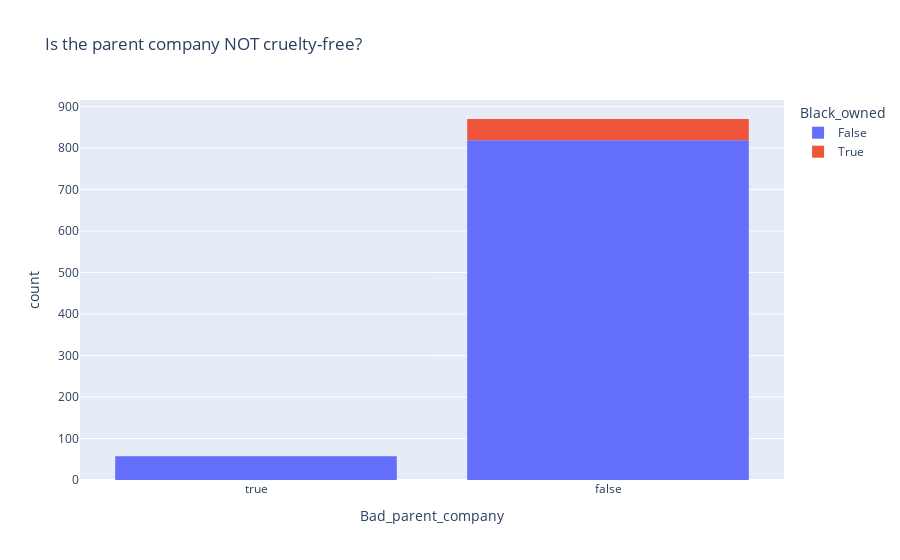

The notebook cell saved with this chart:
### Code cell
# now try with plotly
import plotly.express as px

fig = px.histogram(brand_df, x='Bad_parent_company', color="Black_owned", category_orders = {'Bad_parent_company':[True, False]}, title='Is the parent company NOT cruelty-free?')
fig.show();

### Figure 1 — Plotly figure (JSON) as saved in the notebook; plotly's stock layout.template omitted (floating-point values rounded to 4 significant figures; data arrays with more than 128 entries replaced by an {"elided": "..."} marker saying what was removed)
{"data": [{"alignmentgroup": "True", "bingroup": "x", "hovertemplate": "Black_owned=False<br>Bad_parent_company=%{x}<br>count=%{y}<extra></extra>", "legendgroup": "False", "marker": {"color": "#636efa", "pattern": {"shape": ""}}, "name": "False", "offsetgroup": "False", "orientation": "v", "showlegend": true, "type": "histogram", "x": {"elided": "876 bool values"}, "xaxis": "x", "yaxis": "y"}, {"alignmentgroup": "True", "bingroup": "x", "hovertemplate": "Black_owned=True<br>Bad_parent_company=%{x}<br>count=%{y}<extra></extra>", "legendgroup": "True", "marker": {"color": "#EF553B", "pattern": {"shape": ""}}, "name": "True", "offsetgroup": "True", "orientation": "v", "showlegend": true, "type": "histogram", "x": [false, false, false, false, false, false, false, false, false, false, false, false, false, false, false, false, false, false, false, false, false, false, false, false, false, false, false, false, false, false, false, false, false, false, false, false, false, false, false, false, false, false, false, false, false, false, false, false, false, false, false], "xaxis": "x", "yaxis": "y"}], "layout": {"barmode": "relative", "legend": {"title": {"text": "Black_owned"}, "tracegroupgap": 0}, "title": {"text": "Is the parent company NOT cruelty-free?"}, "xaxis": {"anchor": "y", "categoryarray": [true, false], "categoryorder": "array", "domain": [0, 1], "title": {"text": "Bad_parent_company"}}, "yaxis": {"anchor": "x", "domain": [0, 1], "title": {"text": "count"}}}}
